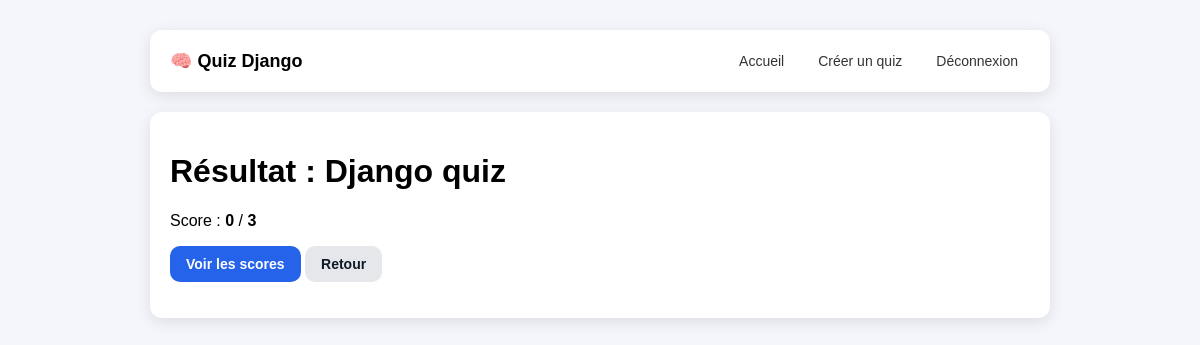
/quiz/attempt/5/result/ (signed in), run on the app's committed database.
### quiz/models.py (models this page shows, shortened)
class Quiz(models.Model):
    title = models.CharField(max_length=200)
    description = models.TextField(blank=True)
    created_by = models.ForeignKey(
        settings.AUTH_USER_MODEL, on_delete=models.CASCADE, related_name="quizzes"
    )
    created_at = models.DateTimeField(auto_now_add=True)

class Attempt(models.Model):
    quiz = models.ForeignKey(Quiz, on_delete=models.CASCADE, related_name="attempts")
    user = models.ForeignKey(settings.AUTH_USER_MODEL, on_delete=models.CASCADE, related_name="attempts")
    started_at = models.DateTimeField(auto_now_add=True)
    completed_at = models.DateTimeField(null=True, blank=True)
    score = models.PositiveIntegerField(default=0)
    class Meta:
        unique_together = ("quiz", "user", "started_at")

### quiz/views.py (the view)
# urls.py: path("attempt/<int:attempt_id>/result/", views.quiz_result, name="quiz_result"),
@login_required
def quiz_result(request, attempt_id):
    attempt = get_object_or_404(
        Attempt.objects.select_related("quiz").prefetch_related(
            "answers__question",
            "answers__selected_choice",
            "quiz__questions__choices",
        ),
        id=attempt_id,
        user=request.user,
    )
    selected_map = {
        a.question_id: a.selected_choice_id
        for a in attempt.answers.all()
    }
    return render(request, "quiz/quiz_result.html", {
        "attempt": attempt,
        "quiz": attempt.quiz,
        "selected_map": selected_map,
    })

### quiz/templates/quiz/quiz_result.html (shortened to what this page needs)
{% extends "quiz/base.html" %}
{% block content %}
  <h1>Résultat : {{ quiz.title }}</h1>
  <p class="muted">
    Score : <b>{{ attempt.score }}</b> / <b>{{ quiz.questions.count }}</b>
  </p>
  <p>
    <a class="btn btn-primary" href="{% url 'quiz_scores' quiz.id %}">Voir les scores</a>
    <a class="btn btn-secondary" href="{% url 'quiz_list' %}">Retour</a>
  </p>
{% endblock %}

### quiz/templates/quiz/base.html (style rules this page uses)
body { margin:0; font-family: Arial, Helvetica, sans-serif; background:#f4f6fb; }
.btn { display: inline-flex; align-items: center; gap: 6px; padding: 10px 16px; border-radius: 10px; border: none; font-size: 14px; font-weight: 600; cursor: pointer; text-decoration: none; transition: all 0.2s ease; }
.btn-primary { background: #2563eb; color: white; }
.btn-secondary { background: #e5e7eb; color: #111827; }

### data on the page
Quiz: title "Django quiz", questions.count "3"
Attempt: score "0"
